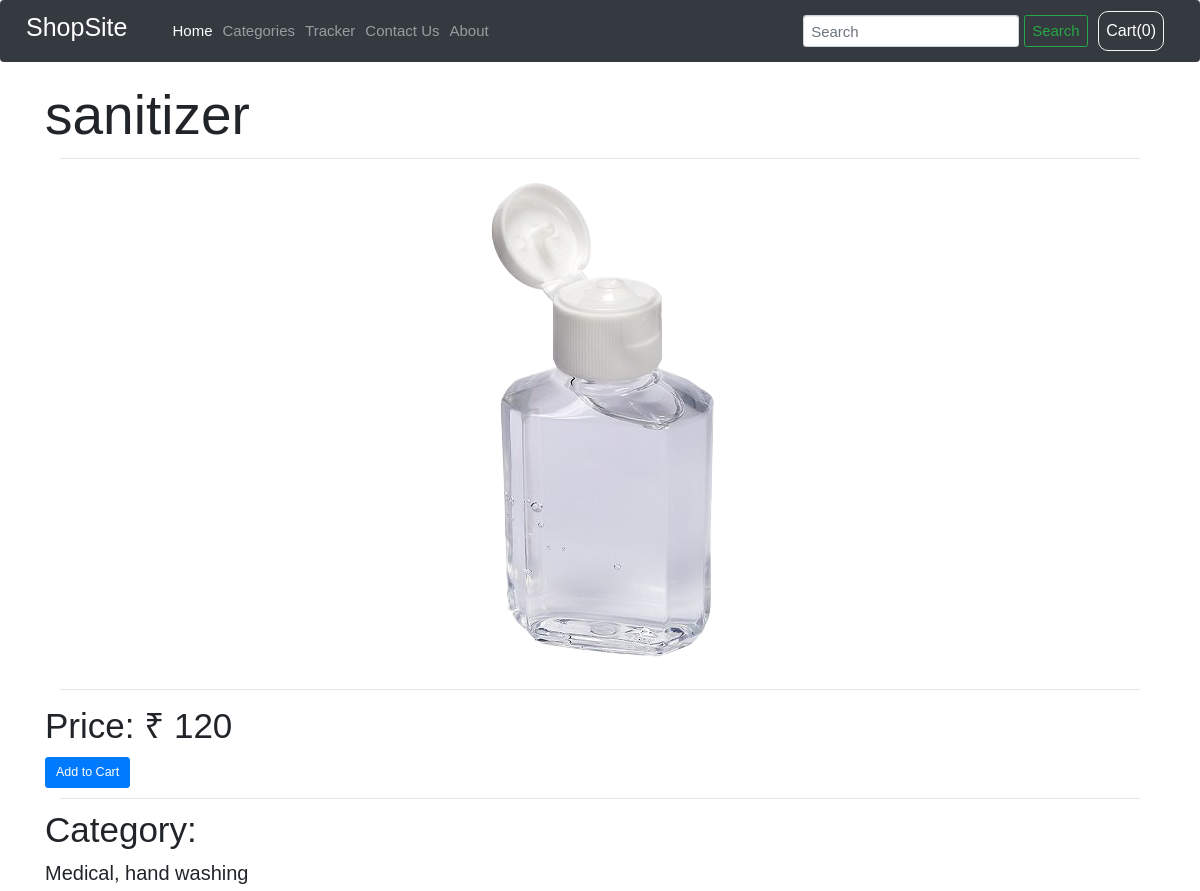
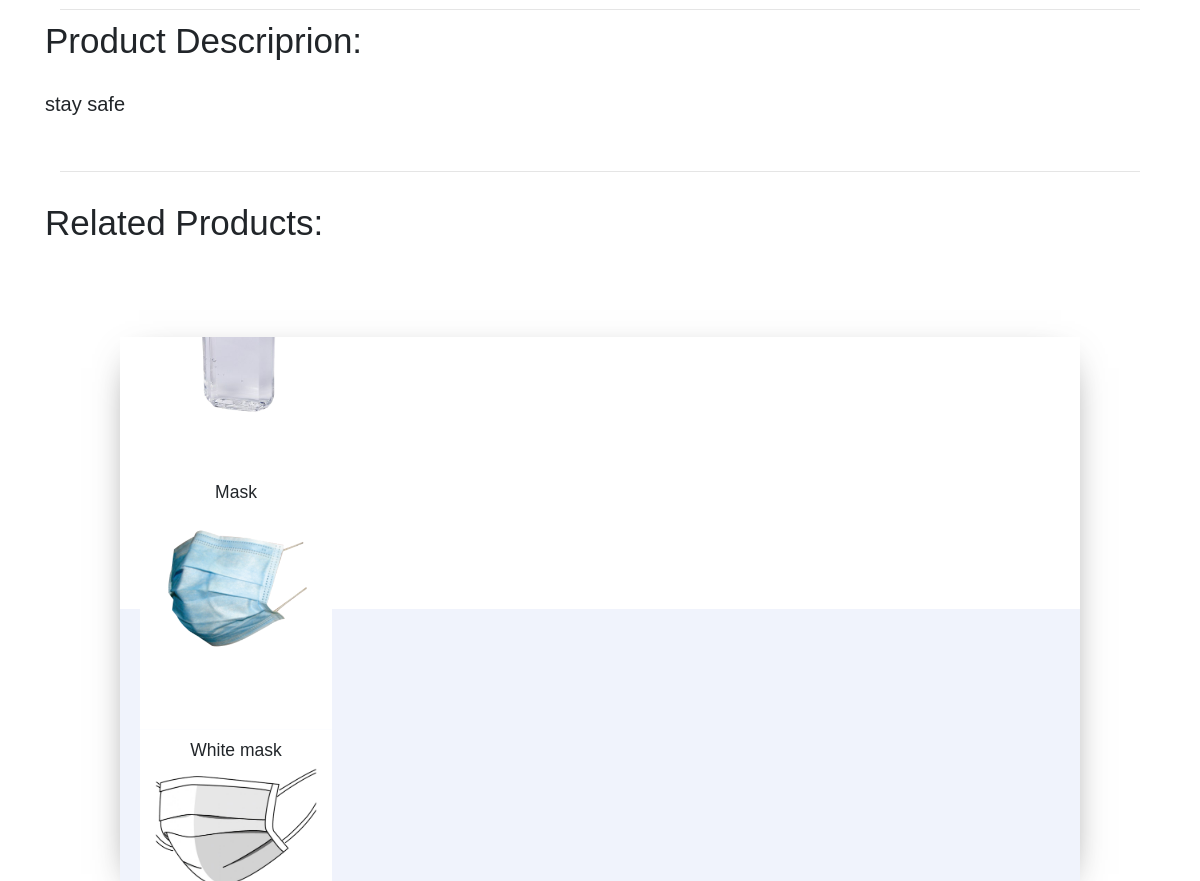
Screenshot of /shop/product_view/2 with the database file from the repository (2 pictures, top to bottom).
### shop/models.py (models this page shows, shortened)
class Product(models.Model):
    prod_id = models.AutoField
    prod_image = models.ImageField(upload_to="shop/images", default="")
    prod_name = models.CharField(max_length=51)
    prod_desc = models.CharField(max_length=511)
    prod_category = models.CharField(max_length=51, default="")
    prod_sub_category = models.CharField(max_length=51, default="")
    prod_price = models.IntegerField(default=0)
    prod_pub_date = models.DateField()

### shop/views.py (the view)
# urls.py: path("product_view/<int:pid>", views.product_view, name="product_view"),
def product_view(request, pid):
    product = Product.objects.filter(id=pid)
    related = Product.objects.filter(prod_category=product[0].prod_category)
    return render(request, 'shop/product_view.html', {'items': {'product': product[0], 'related': related}})

### shop/templates/shop/product_view.html (shortened to what this page needs)
{% extends 'shop/basic.html' %}
{% block body %}
<div class="container my-3">
    <div class="col-md-12">
        <div class="row">
            <div class="display-2">
                <b>{{items.product.prod_name}}</b>
            </div>
        </div>
        <hr>
        <div class="row my-4 img">
            <img src="/media/{{items.product.prod_image}}" alt="">
        </div>
        <hr>
        <div class="row">
            <div class="display-4 my-2">
                <b>Price: ₹ {{items.product.prod_price}}</b>
            </div>
        </div>
        <div class="row my-2">
          <span id="{{items.product.id}}" class="divpr"><button type="button" id="prod{{items.product.id}}" class="btn btn-primary btn-lg btn-block cart">Add to Cart</button></span>
        </div>
        <hr>
        <div class="row my-3">
            <div class="display-4">
                <b>Category:</b>
            </div>
        </div>
        <div class="row my-2">
            <h2>
                {{items.product.prod_category}},
                {{items.product.prod_sub_category}}
            </h2>
        </div>
        <hr>
        <div class="row my-2">
            <div class="display-4">
                <b>Product Descriprion:</b>
            </div>
        </div>
        <div class="row my-5">
            <h2>
                {{items.product.prod_desc}}
            </h2>
        </div>
    </div>
</div>
<div class="container my-3">
    <div class="col-md-12">
        <hr>
        <div class="row my-5">
            <div class="display-4">
                <b>Related Products:</b>
            </div>
        </div>
    </div>
</div>
<link rel="stylesheet" href="https://unpkg.com/flickity@2.0/dist/flickity.min.css">
<div class="carousel-wrapper my-4">
  <div class="carousel" data-flickity>
    {% for product in items.related %}
    <div class="carousel-cell">
      <h3>{{product.prod_name}}</h3>
      <img src="/media/{{product.prod_image}}" />
    </div>
    {% endfor %}
  </div>
</div>
{% endblock %}

### rows the page displays
Product: product.prod_name "sanitizer", product.prod_image (picture), product.prod_price "120", product.prod_category "Medical", product.prod_sub_category "hand washing", product.prod_desc "stay safe", prod_image (picture)
Product: prod_name "Mask", prod_image (picture)
Product: prod_name "White mask", prod_image (picture)
